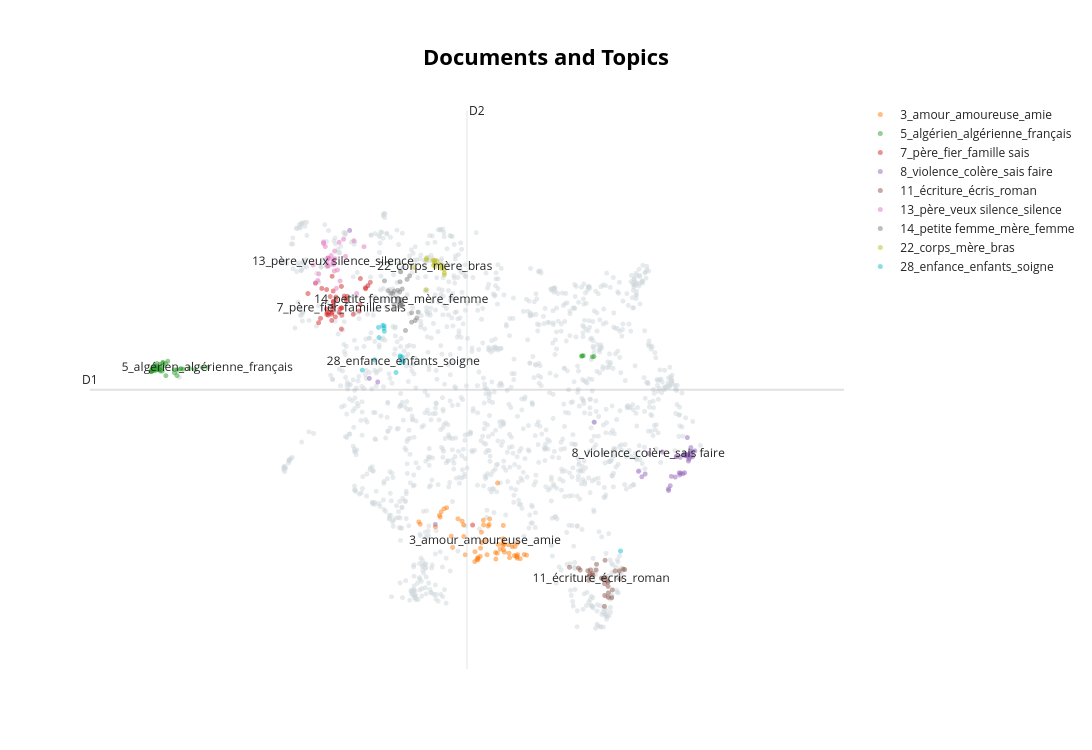

This figure's notebook cell:
### Code cell
topic_model.visualize_documents(docs, topics=[11, 5, 13, 14, 22, 7, 3, 8, 28 ])
